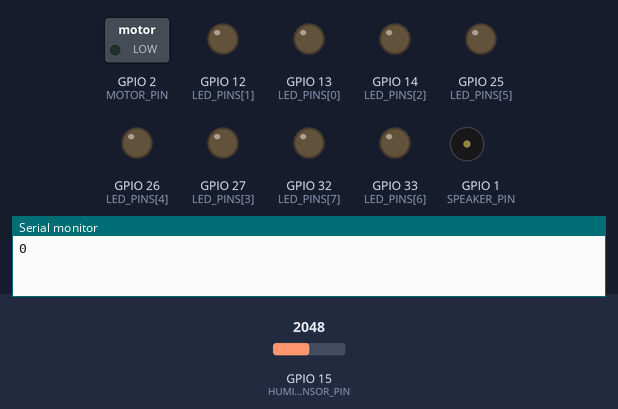
Recording of a sketch running on a simulated ESP32. Shown: switched loads named in the sketch (green lamp = pin HIGH), output pins drawn as LEDs (lit = HIGH), buzzer (waves = sounding, pin HIGH), the last lines printed to the serial monitor. Inputs (shaded band) come from the test bench; at power-on: GPIO 15 (HUMIDITY_SENSOR_PIN) = 2048. Random numbers use the default seed unless the sketch sets one.

Above: at 5.8 s.
5.9 s: GPIO 15 (HUMIDITY_SENSOR_PIN) set to 2972
7.4 s: GPIO 15 (HUMIDITY_SENSOR_PIN) set to 3065
At 7.6 s:
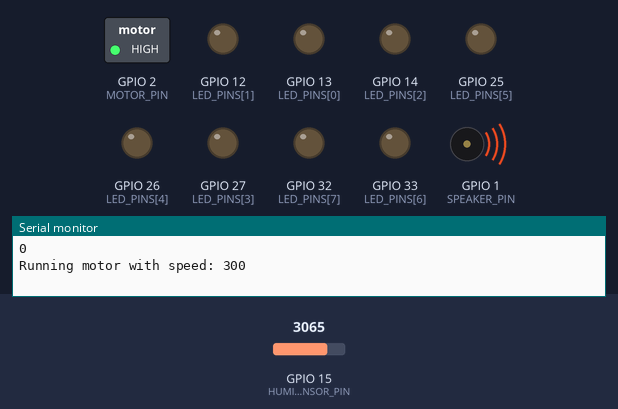
10.4 s: GPIO 15 (HUMIDITY_SENSOR_PIN) set to 2960
At 10.8 s:
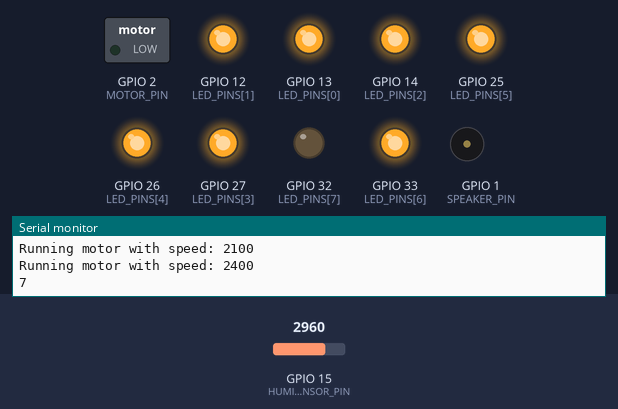
13.4 s: GPIO 15 (HUMIDITY_SENSOR_PIN) set to 3040
At 13.6 s:
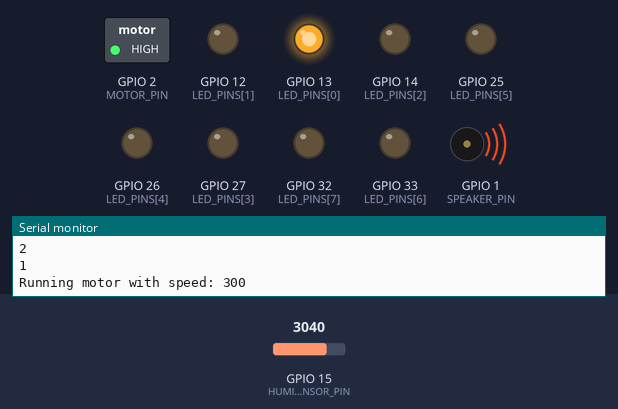
16.4 s: GPIO 15 (HUMIDITY_SENSOR_PIN) set to 2866
At 16.8 s:
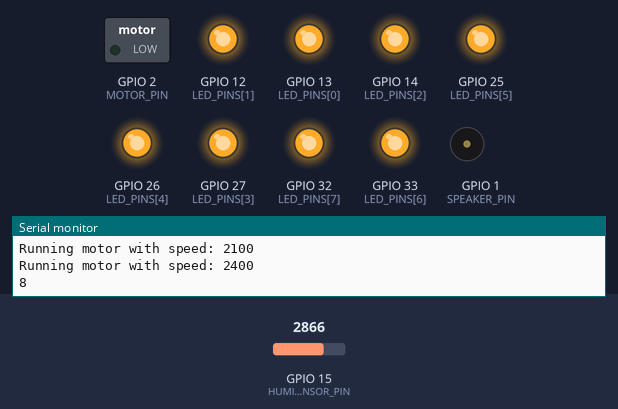
Timing chart, 0 to 20.4 s (numbered marks = the images above; inputs shaded):
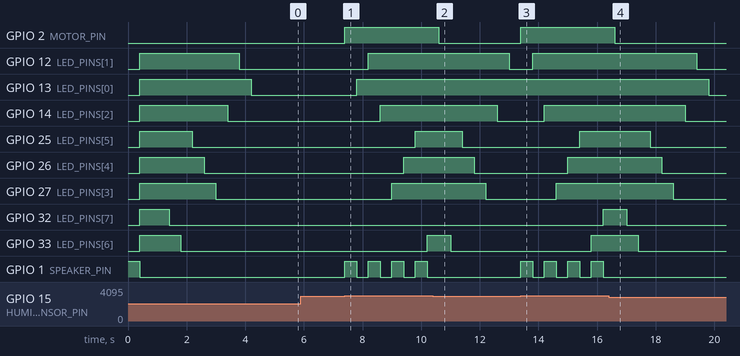

Measured:
- the behaviour switches between 3000 and 3001 on GPIO 15 (HUMIDITY_SENSOR_PIN) (found by bisection; images 0 and 1)
- after the input at 5.9 s, every drawn part: stays the same
- after the input at 7.4 s, GPIO 2 (MOTOR_PIN): LOW → HIGH at once; GPIO 12 (LED_PINS[1]): LOW → HIGH after 0.80 s; GPIO 13 (LED_PINS[0]): LOW → HIGH after 0.40 s; GPIO 14 (LED_PINS[2]): LOW → HIGH after 1.2 s; GPIO 25 (LED_PINS[5]): LOW → HIGH after 2.4 s
- after the input at 10.4 s, GPIO 2 (MOTOR_PIN): HIGH → LOW after 0.20 s; GPIO 12 (LED_PINS[1]): HIGH → LOW after 2.6 s; GPIO 14 (LED_PINS[2]): HIGH → LOW after 2.2 s; GPIO 25 (LED_PINS[5]): HIGH → LOW after 1.0 s; GPIO 26 (LED_PINS[4]): HIGH → LOW after 1.4 s
- after the input at 13.4 s, GPIO 2 (MOTOR_PIN): LOW → HIGH at once; GPIO 12 (LED_PINS[1]): LOW → HIGH after 0.41 s; GPIO 14 (LED_PINS[2]): LOW → HIGH after 0.81 s; GPIO 25 (LED_PINS[5]): LOW → HIGH after 2.0 s; GPIO 26 (LED_PINS[4]): LOW → HIGH after 1.6 s
- after the input at 16.4 s, GPIO 2 (MOTOR_PIN): HIGH → LOW after 0.21 s; GPIO 12 (LED_PINS[1]): HIGH → LOW after 3.0 s; GPIO 13 (LED_PINS[0]): HIGH → LOW after 3.4 s; GPIO 14 (LED_PINS[2]): HIGH → LOW after 2.6 s; GPIO 25 (LED_PINS[5]): HIGH → LOW after 1.4 s

The sketch:

auramessung.ino
```cpp
#include <random>

const int HUMIDITY_SENSOR_PIN = 15;
const int LED_PINS[] = {13,12,14,27,26,25,33,32};//,16,17};
const int LED_AMOUNT = sizeof(LED_PINS) / sizeof(LED_PINS[0]);
const int MOTOR_PIN = 2;
const int SPEAKER_PIN = 1;
const int DEFAULT_DELAY = 400;

int current_led_pin_ctr = 0;
int current_motor_speed = 0;

void clear_next_led(){
  if(current_led_pin_ctr < 0)
    return;

  Serial.println(current_led_pin_ctr);
  digitalWrite(LED_PINS[current_led_pin_ctr], LOW);

  current_led_pin_ctr --;
}

void power_next_led(){
  // go one led forward
  if (current_led_pin_ctr >= LED_AMOUNT)
    return;
  digitalWrite(LED_PINS[current_led_pin_ctr], HIGH);
  current_led_pin_ctr ++;
}

void init_leds(){
  // turn all leds on
  for(int i=0; i<LED_AMOUNT; i++){
    digitalWrite(LED_PINS[i], 1);
  }
  delay(1000);
  // turn all off after some delay for start-up visual
  for(int i=LED_AMOUNT - 1; i>=0; i--){
    digitalWrite(LED_PINS[i], 0);
    delay(DEFAULT_DELAY);
  }
  current_led_pin_ctr = 0;
}

void control_motor(bool status, int& power){
  // turn off motor
  if(!status){
    digitalWrite(MOTOR_PIN, 0);
    return;
  }
  analogWrite(MOTOR_PIN, power);
}

void create_sound(int max_pwm=1000){
  int cur_pwm = (int)random(max_pwm);
  analogWrite(SPEAKER_PIN, cur_pwm);
}

void setup() {
  Serial.begin(115200);
  // init pins
  pinMode(HUMIDITY_SENSOR_PIN, INPUT);
  // iterate through LEDs
  for (int i=0; i<LED_AMOUNT; i++){
    pinMode(LED_PINS[i], OUTPUT);
  }

  pinMode(MOTOR_PIN, OUTPUT);

  // short sound at startup
  pinMode(SPEAKER_PIN, OUTPUT);
  digitalWrite(SPEAKER_PIN, HIGH);
  delay(DEFAULT_DELAY);
  digitalWrite(SPEAKER_PIN, LOW);


  init_leds();
}

void loop() {
  // check for finger on sensor
  //Serial.println(analogRead(HUMIDITY_SENSOR_PIN));
  if(analogRead(HUMIDITY_SENSOR_PIN) > 3000){
    // finger is on sensor
    power_next_led();
    current_motor_speed += 300;
    if (current_motor_speed > 3800)
      current_motor_speed = 500;
    control_motor(true, current_motor_speed);
    Serial.print("Running motor with speed: ");
    Serial.println(current_motor_speed);


    // testsound - mag sehr aetzend klingen, gerne aendern
    if(!digitalRead(SPEAKER_PIN))
      analogWrite(SPEAKER_PIN, (int)random(50, 4000));
    else
      digitalWrite(SPEAKER_PIN, 0);
    delay(DEFAULT_DELAY);
  }
  // if finger is no longer on sensor, turn leds off
  else{
    clear_next_led();
    current_motor_speed = 0;
    control_motor(false, current_motor_speed);
    digitalWrite(SPEAKER_PIN, 0);
    delay(DEFAULT_DELAY);
  }
}
```
